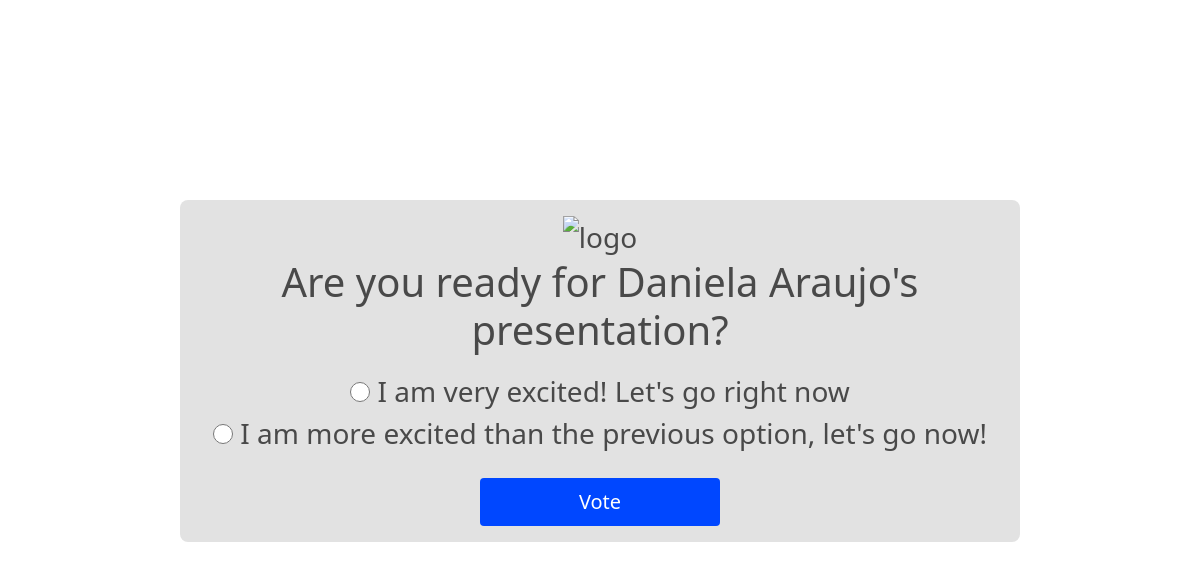
Screenshot of /polls/7/ with the database file from the repository.
### polls/models.py (models this page shows, shortened)
class Question(models.Model):
    question_text = models.CharField(max_length=200)
    pub_date = models.DateTimeField('date published')

class Choice(models.Model):
    question = models.ForeignKey(Question, on_delete = models.CASCADE)
    choice_text = models.CharField(max_length=200)
    votes = models.IntegerField(default=0)

### polls/views.py (the view)
# urls.py: path('<int:pk>/', views.DetailView.as_view(), name='detail'),
class DetailView(generic.DetailView):
    model = Question
    template_name = 'polls/detail.html'

### polls/templates/polls/detail.html (shortened to what this page needs)
{% load static %}
<!DOCTYPE html>
<html lang="en">
<head>
    <link href="https://cdn.jsdelivr.net/npm/bootstrap@5.0.2/dist/css/bootstrap.min.css" rel="stylesheet">
    <link rel="stylesheet" href="{% static 'polls/detail.css' %}" type="text/css">
</head>
<body>
    <div class="container d-flex flex-column align-items-center justify-content-center ">
        <img src="https://i.ibb.co/bJ0ng71/icon-mi-megafono-removebg-preview.png" alt="logo">
    <form action="{% url 'polls:vote' question.id %}" method="post">
        <fieldset>
            <legend>
                <h1> {{ question.question_text }} </h1>
            </legend>
            {% for choice in question.choice_set.all %}
                <input type="radio" name="choice" id="choice{{ forloop.counter }}" value="{{choice.id}}" style="height:20px; width:20px;">
                <label for="choice{{ forloop.counter }}">
                    {{ choice.choice_text }}
                </label> <br>
                {% endfor %}
        </fieldset>
        <input class="btn mt-4 " type="submit" value="Vote">
    </form>
</div>
</body>
</html>

### polls/static/polls/detail.css (style rules this page uses)
:root { --letter-color: #494949; --bg-div-color: #E2E2E2; --bg-color: #FFFFFF; --button-color: #0047FF; }
body { width: 100%; margin: 0; }
.container { width: 70%; margin: 200px auto; background-color: var(--bg-div-color); font-size: 28px ; border-radius: 8px; padding: 16px; text-align: center; color: var(--letter-color); }
.btn { background-color: var(--button-color); width: 240px; height: 48px; font-size: 20px; color: var(--bg-color); font-weight: 500; border: 1px solid transparent; line-height: 14.4px; padding: 0 48px; }

### rows the page displays
Question: question_text "Are you ready for Daniela Araujo's presentation?"
Choice: choice_text "I am very excited! Let's go right now"
Choice: choice_text "I am more excited than the previous option, let's go now!"
